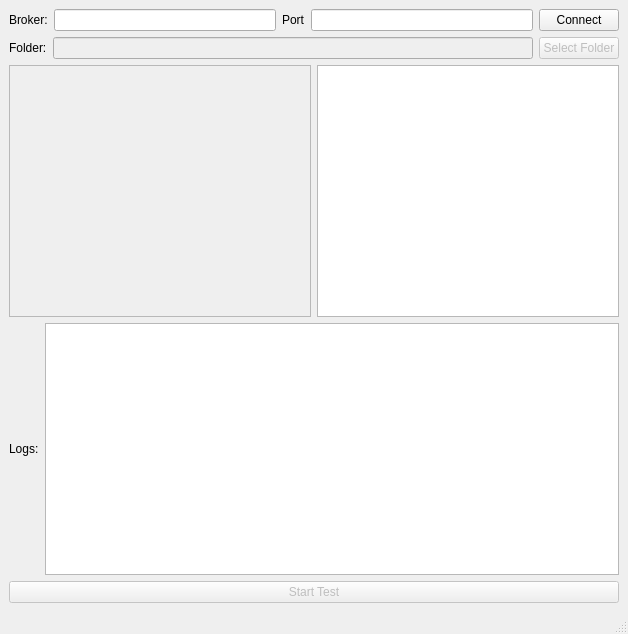
<?xml version="1.0" encoding="UTF-8"?>
<ui version="4.0">
 <class>TestApp</class>
 <widget class="QMainWindow" name="TestApp">
  <property name="geometry">
   <rect>
    <x>0</x>
    <y>0</y>
    <width>628</width>
    <height>634</height>
   </rect>
  </property>
  <widget class="QWidget" name="centralWidget">
   <layout class="QVBoxLayout" name="verticalLayout">
    <item>
     <layout class="QHBoxLayout" name="horizontalLayout_2">
      <item>
       <widget class="QLabel" name="label">
        <property name="text">
         <string>Broker:</string>
        </property>
       </widget>
      </item>
      <item>
       <widget class="QLineEdit" name="brokerAddressLineEdit"/>
      </item>
      <item>
       <widget class="QLabel" name="label_2">
        <property name="text">
         <string>Port</string>
        </property>
       </widget>
      </item>
      <item>
       <widget class="QLineEdit" name="lineEdit"/>
      </item>
      <item>
       <widget class="QPushButton" name="connectButton">
        <property name="text">
         <string>Connect</string>
        </property>
       </widget>
      </item>
     </layout>
    </item>
    <item>
     <layout class="QHBoxLayout" name="horizontalLayout">
      <item>
       <widget class="QLabel" name="folderLabel">
        <property name="text">
         <string>Folder:</string>
        </property>
       </widget>
      </item>
      <item>
       <widget class="QLineEdit" name="folderLineEdit">
        <property name="enabled">
         <bool>false</bool>
        </property>
       </widget>
      </item>
      <item>
       <widget class="QPushButton" name="folderButton">
        <property name="enabled">
         <bool>false</bool>
        </property>
        <property name="text">
         <string>Select Folder</string>
        </property>
       </widget>
      </item>
     </layout>
    </item>
    <item>
     <layout class="QHBoxLayout" name="horizontalLayout_3">
      <item>
       <widget class="QListWidget" name="zipListWidget">
        <property name="enabled">
         <bool>false</bool>
        </property>
       </widget>
      </item>
      <item>
       <widget class="QTextEdit" name="stepTextEdit">
        <property name="readOnly">
         <bool>true</bool>
        </property>
       </widget>
      </item>
     </layout>
    </item>
    <item>
     <layout class="QHBoxLayout" name="traceLayout">
      <item>
       <widget class="QLabel" name="traceLabel">
        <property name="text">
         <string>Logs:</string>
        </property>
       </widget>
      </item>
      <item>
       <widget class="QTextEdit" name="traceTextEdit">
        <property name="readOnly">
         <bool>true</bool>
        </property>
       </widget>
      </item>
     </layout>
    </item>
    <item>
     <widget class="QPushButton" name="startButton">
      <property name="enabled">
       <bool>false</bool>
      </property>
      <property name="text">
       <string>Start Test</string>
      </property>
     </widget>
    </item>
   </layout>
  </widget>
  <widget class="QStatusBar" name="statusbar"/>
 </widget>
 <resources/>
 <connections/>
</ui>
